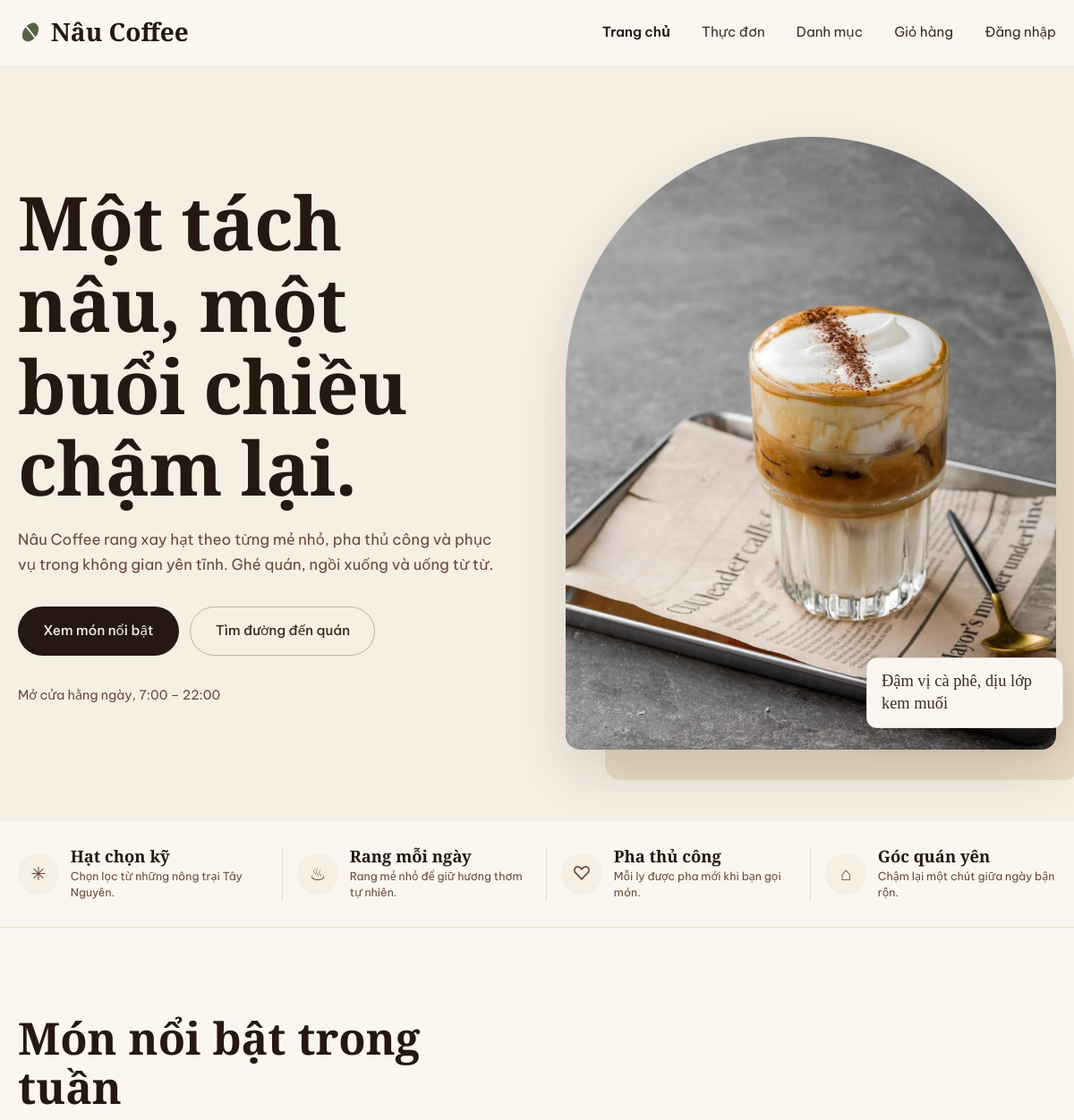
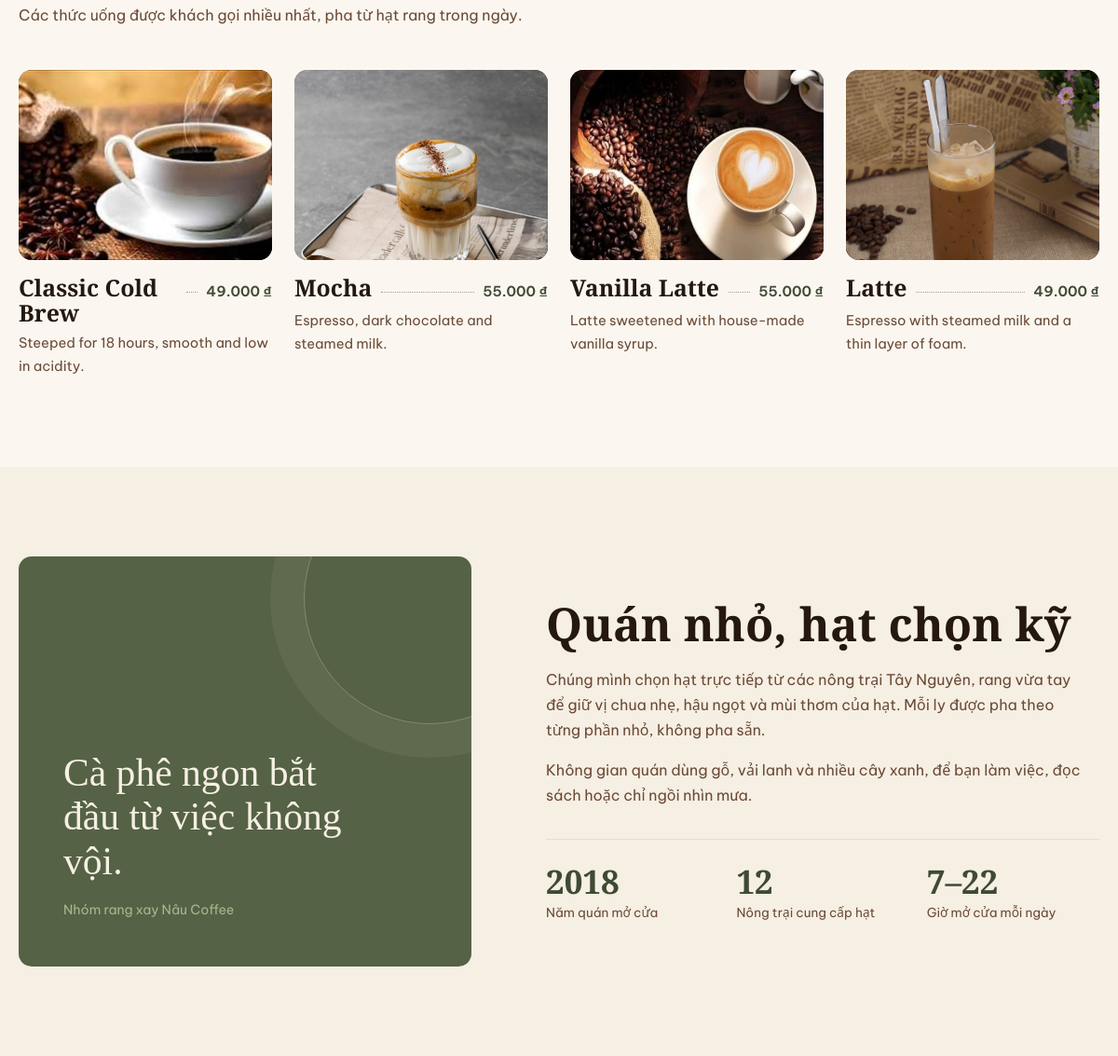
The page /MVC/index.php on the database its author committed (2 pictures, top to bottom).
### tables this page shows
CREATE TABLE IF NOT EXISTS tblSanPham (
 maSanPham INT UNSIGNED AUTO_INCREMENT PRIMARY KEY,
 tenSanPham VARCHAR(150) NOT NULL,
 gia INT UNSIGNED NOT NULL,
 moTa VARCHAR(500) NULL,
 hinhAnh VARCHAR(255) NULL,
 maDanhMuc INT UNSIGNED NOT NULL,
 FOREIGN KEY (maDanhMuc) REFERENCES tblDanhMuc(maDanhMuc) ON DELETE RESTRICT,
 CHECK (gia > 0)
);

### MVC/controllers/HomeController.php (called while the page is built, shortened)
<?php
require_once __DIR__ . '/../config/database.php';
require_once __DIR__ . '/../repositories/reProduct.php';
class HomeController {
    public function index() {
        $featured = [];
        $dbError = false;
        try {
            $featured = (new reProduct((new Database())->connect()))->getFeatured(4);
        } catch (PDOException $e) {
            $dbError = true;
        }
        require __DIR__ . '/../views/home/index.php';
    }
}

### MVC/index.php (called while the page is built, shortened)
<?php
require_once __DIR__ . '/config/helpers.php';
$action = $_GET['action'] ?? 'index';
(new $class())->$action();

### MVC/config/helpers.php (called while the page is built, shortened)
<?php
function h($s) { return htmlspecialchars((string)$s, ENT_QUOTES, 'UTF-8'); }
function url($controller, $action = 'index', $extra = []) {
    return 'index.php?' . http_build_query(array_merge(['controller' => $controller, 'action' => $action], $extra));
}
function formatPrice($amount) { return number_format((int)$amount, 0, ',', '.') . ' ₫'; }
function productImage($file) {
    $file = basename((string)$file);
    if ($file !== '' && is_file(__DIR__ . '/../assets/images/products/' . $file)) {
        return 'assets/images/products/' . rawurlencode($file);
    }
    return null;
}

### MVC/config/database.php (called while the page is built, shortened)
<?php
class Database {
    public function connect() {
        $dsn = 'mysql:host=' . self::HOST . ';dbname=' . self::NAME . ';charset=utf8mb4';
        return new PDO($dsn, self::USER, self::PASSWORD, [
            PDO::ATTR_ERRMODE => PDO::ERRMODE_EXCEPTION,
            PDO::ATTR_DEFAULT_FETCH_MODE => PDO::FETCH_ASSOC,
            PDO::ATTR_EMULATE_PREPARES => false
        ]);
    }
}

### MVC/repositories/reProduct.php (called while the page is built, shortened)
<?php
class reProduct implements RepositoryInterface {
    private $conn;
    public function __construct($db) { $this->conn = $db; }
    public function getFeatured($limit = 4) {
        $sql = 'SELECT p.maSanPham, p.tenSanPham, p.gia, p.moTa, p.hinhAnh, p.maDanhMuc, c.tenDanhMuc
                FROM tblSanPham p INNER JOIN tblDanhMuc c ON c.maDanhMuc = p.maDanhMuc
                ORDER BY (p.hinhAnh IS NULL), p.maSanPham DESC LIMIT ' . (int)$limit;
        return $this->conn->query($sql)->fetchAll();
    }
}

### MVC/views/home/index.php (the view, shortened to what this page needs)
<?php
require __DIR__ . '/../layout/header.php';
$tones = ['#7a4e33', '#9a7556', '#556245', '#4a3426'];
$highlights = [
  ['icon' => '✳', 'title' => 'Hạt chọn kỹ', 'text' => 'Chọn lọc từ những nông trại Tây Nguyên.'],
  ['icon' => '♨', 'title' => 'Rang mỗi ngày', 'text' => 'Rang mẻ nhỏ để giữ hương thơm tự nhiên.'],
  ['icon' => '♡', 'title' => 'Pha thủ công', 'text' => 'Mỗi ly được pha mới khi bạn gọi món.'],
  ['icon' => '⌂', 'title' => 'Góc quán yên', 'text' => 'Chậm lại một chút giữa ngày bận rộn.'],
];
?>
<section class="hero">
  <div class="container hero-inner">
    <div class="hero-text">
      <h1>Một tách nâu, một buổi chiều chậm lại.</h1>
      <p class="lead">Nâu Coffee rang xay hạt theo từng mẻ nhỏ, pha thủ công và phục vụ trong không gian yên tĩnh. Ghé quán, ngồi xuống và uống từ từ.</p>
      <div class="hero-actions">
        <a class="btn btn-light" href="#thuc-don">Xem món nổi bật</a>
        <a class="btn btn-ghost" href="#lien-he">Tìm đường đến quán</a>
      </div>
      <p class="hero-hours">Mở cửa hằng ngày, 7:00 – 22:00</p>
    </div>
    <div class="hero-visual">
      <img src="assets/images/banner/cafemuoi.jpg" alt="Ly cà phê muối kem sữa của Nâu Coffee">
      <span class="hero-image-caption">Đậm vị cà phê, dịu lớp kem muối</span>
    </div>
  </div>
</section>
<section class="highlights" aria-label="Điểm nổi bật của Nâu Coffee">
  <div class="container highlights-inner">
    <?php foreach ($highlights as $h): ?>
      <article>
        <span class="highlight-icon" aria-hidden="true"><?= $h['icon'] ?></span>
        <div><h2><?= h($h['title']) ?></h2><p><?= h($h['text']) ?></p></div>
      </article>
    <?php endforeach; ?>
  </div>
</section>
<section class="section" id="thuc-don">
  <div class="container">
    <div class="section-head">
      <h2>Món nổi bật trong tuần</h2>
      <p>Các thức uống được khách gọi nhiều nhất, pha từ hạt rang trong ngày.</p>
    </div>
    <?php if ($dbError): ?>
      <p class="notice">Chưa kết nối được cơ sở dữ liệu. Hãy import <code>database.sql</code> và kiểm tra <code>config/database.php</code>.</p>
    <?php elseif (!$featured): ?>
      <p class="empty">Chưa có món nào. <a href="<?= h(url('Product', 'create')) ?>">Thêm món đầu tiên</a>.</p>
    <?php else: ?>
      <div class="grid">
        <?php foreach ($featured as $i => $item): $img = productImage($item['hinhAnh']); ?>
          <article class="card">
            <div class="card-media" style="--tone: <?= $tones[$i % count($tones)] ?>">
              <?php if ($img): ?>
                <img src="<?= h($img) ?>" alt="<?= h($item['tenSanPham']) ?>">
              <?php else: ?>
                <svg viewBox="0 0 120 100" aria-hidden="true"><use href="#cup"/></svg>
              <?php endif; ?>
            </div>
            <div class="card-body">
              <div class="card-title-row">
                <h3><a href="<?= h(url('Product', 'detail', ['id' => (int)$item['maSanPham']])) ?>"><?= h($item['tenSanPham']) ?></a></h3>
                <span class="leader" aria-hidden="true"></span>
                <span class="price"><?= h(formatPrice($item['gia'])) ?></span>
              </div>
              <p><?= h($item['moTa'] ?? '') ?></p>
            </div>
          </article>
        <?php endforeach; ?>
      </div>
    <?php endif; ?>
  </div>
</section>
<section class="section about" id="cau-chuyen">
  <div class="container about-inner">
    <div class="about-visual">
      <p class="about-quote">Cà phê ngon bắt đầu từ việc không vội.</p>
      <p class="about-sign">Nhóm rang xay Nâu Coffee</p>
    </div>
    <div class="about-text">
      <h2>Quán nhỏ, hạt chọn kỹ</h2>
      <p>Chúng mình chọn hạt trực tiếp từ các nông trại Tây Nguyên, rang vừa tay để giữ vị chua nhẹ, hậu ngọt và mùi thơm của hạt. Mỗi ly được pha theo từng phần nhỏ, không pha sẵn.</p>
      <p>Không gian quán dùng gỗ, vải lanh và nhiều cây xanh, để bạn làm việc, đọc sách hoặc chỉ ngồi nhìn mưa.</p>
      <ul class="values">
        <li><strong>2018</strong><span>Năm quán mở cửa</span></li>
        <li><strong>12</strong><span>Nông trại cung cấp hạt</span></li>
        <li><strong>7–22</strong><span>Giờ mở cửa mỗi ngày</span></li>
      </ul>
    </div>
  </div>
</section>

### rows shown on the page
tblsanpham: hinhAnh (picture), tenSanPham "Classic Cold Brew", gia "49.000 ₫", moTa "Steeped for 18 hours, smooth and low in acidity."
tblsanpham: hinhAnh (picture), tenSanPham "Mocha", gia "55.000 ₫", moTa "Espresso, dark chocolate and steamed milk."
tblsanpham: hinhAnh (picture), tenSanPham "Vanilla Latte", gia "55.000 ₫", moTa "Latte sweetened with house-made vanilla syrup."
tblsanpham: hinhAnh (picture), tenSanPham "Latte", gia "49.000 ₫", moTa "Espresso with steamed milk and a thin layer of foam."

### other values the page prints
SITE_NAME "Nâu Coffee"
$label "Trang chủ"
$label "Thực đơn"
$label "Danh mục"
$label "Giỏ hàng"
$label "Đăng nhập"
$h['icon'] "✳"
$h['title'] "Hạt chọn kỹ"
$h['text'] "Chọn lọc từ những nông trại Tây Nguyên."
$h['icon'] "♨"
$h['title'] "Rang mỗi ngày"
$h['text'] "Rang mẻ nhỏ để giữ hương thơm tự nhiên."
$h['icon'] "♡"
$h['title'] "Pha thủ công"
$h['text'] "Mỗi ly được pha mới khi bạn gọi món."
